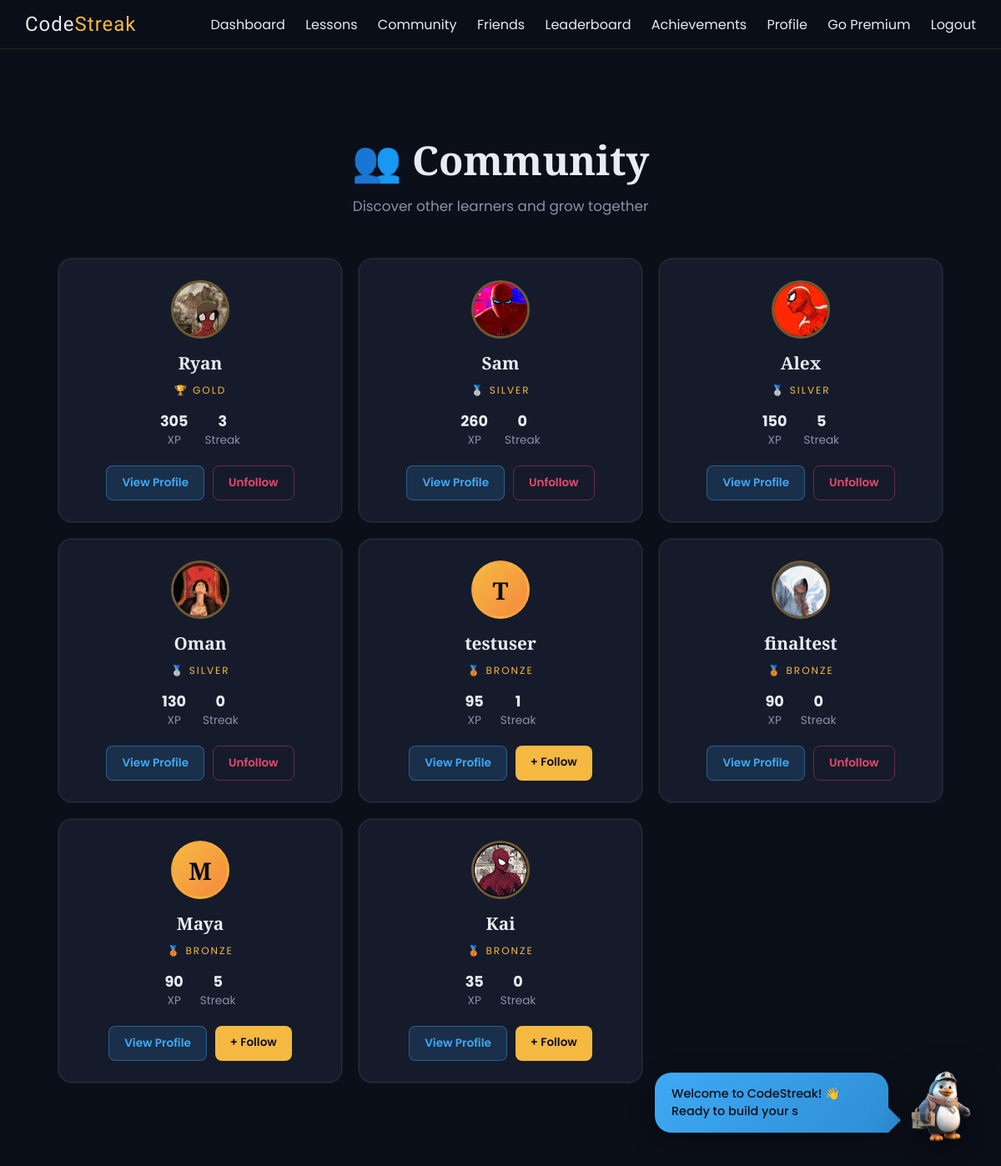
The app's page /users (signed in) with its own data.
### tables this page shows
CREATE TABLE users (
    id INTEGER PRIMARY KEY AUTOINCREMENT,
    username TEXT UNIQUE NOT NULL,
    email TEXT UNIQUE NOT NULL,
    password_hash TEXT NOT NULL,
    security_question TEXT,
    security_answer TEXT,
    streak INTEGER DEFAULT 0,
    streak_charge INTEGER DEFAULT 1,
    total_points INTEGER DEFAULT 0,
    weekly_points INTEGER DEFAULT 0,
    rank TEXT DEFAULT 'Bronze',
    premium INTEGER DEFAULT 0,
    achievements TEXT DEFAULT '[]',
    profile_picture TEXT,
    bio TEXT DEFAULT '',
    learning_goal TEXT DEFAULT 'Learning Python',
    avatar_emoji TEXT DEFAULT '🐉',
    created_at TIMESTAMP DEFAULT CURRENT_TIMESTAMP
);

### app.py (the view)
@app.route('/users')
def users_directory():
    if 'user_id' not in session:
        return redirect(url_for('login'))
    conn = get_db()
    cur = conn.cursor()
    cur.execute("""
        SELECT id, username, total_points, streak, `rank`, profile_picture, bio
        FROM users
        WHERE id != ?
        ORDER BY total_points DESC
        LIMIT 50
    """, (session['user_id'],))
    users = cur.fetchall()
    cur.execute("SELECT following_id FROM follows WHERE follower_id = ?", (session['user_id'],))
    following_ids = [row['following_id'] for row in cur.fetchall()]
    cur.close()
    conn.close()
    return render_template('users.html', users=users, following_ids=following_ids)

### app.py (called while the page is built)
def get_db():
    conn = sqlite3.connect(DATABASE, detect_types=sqlite3.PARSE_DECLTYPES)
    conn.row_factory = sqlite3.Row
    return conn

### templates/users.html (shortened to what this page needs)
{% extends 'base.html' %}
{% block content %}
<div class="users-container">
    <div class="users-header">
        <h1 class="users-title">👥 Community</h1>
        <p class="users-subtitle">Discover other learners and grow together</p>
    </div>
    {% if users %}
    <div class="users-grid">
        {% for u in users %}
        <div class="user-card">
            {% if u['profile_picture'] %}
                <img src="{{ url_for('static', filename='uploads/' + u['profile_picture']) }}"
                     alt="{{ u['username'] }}" class="user-card-avatar">
            {% else %}
                <div class="user-card-avatar-init">{{ u['username'][0]|upper }}</div>
            {% endif %}
            <h3 class="user-card-name">{{ u['username'] }}</h3>
            <span class="user-card-rank">
                {% if u['rank'] == 'Bronze' %}🥉
                {% elif u['rank'] == 'Silver' %}🥈
                {% elif u['rank'] == 'Gold' %}🏆
                {% elif u['rank'] == 'Platinum' %}👑
                {% endif %}
                {{ u['rank'] }}
            </span>
            <div class="user-card-stats">
                <div>
                    <strong>{{ u['total_points'] }}</strong>
                    XP
                </div>
                <div>
                    <strong>{{ u['streak'] }}</strong>
                    Streak
                </div>
            </div>
            <div class="user-card-actions">
                <a href="{{ url_for('public_profile', username=u['username']) }}" class="btn-small btn-view">
                    View Profile
                </a>
                {% if u['id'] in following_ids %}
                    <a href="{{ url_for('unfollow_user', user_id=u['id']) }}" class="btn-small btn-unfollow">
                        Unfollow
                    </a>
                {% else %}
                    <a href="{{ url_for('follow_user', user_id=u['id']) }}" class="btn-small btn-follow">
                        + Follow
                    </a>
                {% endif %}
            </div>
        </div>
        {% endfor %}
    </div>
    {% else %}
        <p style="text-align: center; color: #8B92A8;">No other users yet. Invite your friends!</p>
    {% endif %}
</div>
{% endblock %}

### templates/base.html (style rules this page uses)
:root { --near-black: #0B0F19; --azure-blue: #3FA9F5; --amber-gold: #F5B942; --emerald: #2ED9A5; --off-white: #E8EBF2; --surface: #151B2B; --surface-2: #1E2538; --champion-blue: #0B0F19; --lavender-tonic: #3FA9F5; --exotic-orange: #F5B942; --dirty-white: #E8EBF2; --ink: #0B0F19; --paper: #E8EBF2; --yellow: #F5B942; --red: #3FA9F5; --beige: #3FA9F5; --dark: #0B0F19; font-family: 'Poppins', sans-serif; color: var(--off-white); background: var(--near-black); }
* { box-sizing: border-box; margin: 0; padding: 0; }
html { min-height: 100%; background: var(--near-black); scroll-behavior: smooth; }
body { margin: 0; min-height: 100%; background: var(--near-black); overflow-x: hidden; font-family: 'Poppins', sans-serif; color: var(--off-white); }

### templates/users.html (style rules this page uses)
.users-container { max-width: 1100px; margin: 80px auto; padding: 20px; }
.users-header { text-align: center; margin-bottom: 50px; }
.users-title { font-family: 'Playfair Display', serif; font-size: 3rem; color: var(--off-white); margin-bottom: 10px; }
.users-subtitle { color: #8B92A8; font-size: 1.05rem; }
.users-grid { display: grid; grid-template-columns: repeat(auto-fill, minmax(280px, 1fr)); gap: 20px; }
.user-card { background: #151B2B; border: 1px solid rgba(63, 169, 245, 0.15); border-radius: 16px; padding: 25px; text-align: center; transition: 0.3s; box-shadow: 0 0 0 1px rgba(245, 185, 66, 0.08); }
.user-card-avatar { width: 70px; height: 70px; border-radius: 50%; margin: 0 auto 15px; display: block; object-fit: cover; border: 3px solid rgba(245, 185, 66, 0.4); }
.user-card-avatar-init { width: 70px; height: 70px; border-radius: 50%; margin: 0 auto 15px; background: linear-gradient(135deg, var(--amber-gold), #F5893D); color: var(--near-black); display: flex; justify-content: center; align-items: center; font-family: 'Playfair Display', serif; font-weight: 700; font-size: 1.8rem; border: 3px solid rgba(245, 185, 66, 0.4); }
.user-card-name { font-family: 'Playfair Display', serif; font-size: 1.3rem; color: var(--off-white); margin-bottom: 5px; }
.user-card-rank { display: inline-block; font-size: 0.75rem; color: var(--amber-gold); text-transform: uppercase; letter-spacing: 2px; margin-bottom: 15px; }
.user-card-stats { display: flex; justify-content: center; gap: 20px; margin-bottom: 20px; color: #8B92A8; font-size: 0.85rem; }
.user-card-stats strong { color: var(--off-white); display: block; font-size: 1.1rem; }
.user-card-actions { display: flex; gap: 10px; justify-content: center; }
.btn-small { padding: 10px 18px; border-radius: 8px; font-size: 0.85rem; font-weight: 600; text-decoration: none; cursor: pointer; border: none; transition: 0.3s; }
.btn-view { background: rgba(63, 169, 245, 0.15); color: var(--azure-blue); border: 1px solid rgba(63, 169, 245, 0.4); }
.btn-follow { background: var(--amber-gold); color: var(--near-black); }
.btn-unfollow { background: transparent; color: #E84A6B; border: 1px solid rgba(232, 74, 107, 0.4); }

### records on screen
users: profile_picture (picture), username "Ryan", rank "GOLD", total_points "305", streak "3"
users: profile_picture (picture), username "Sam", rank "SILVER", total_points "260", streak "0"
users: profile_picture (picture), username "Alex", rank "SILVER", total_points "150", streak "5"
users: profile_picture (picture), username "Oman", rank "SILVER", total_points "130", streak "0"
users: username "T", username "testuser", rank "BRONZE", total_points "95", streak "1"
users: profile_picture (picture), username "finaltest", rank "BRONZE", total_points "90", streak "0"
users: username "M", username "Maya", rank "BRONZE", total_points "90", streak "5"
users: profile_picture (picture), username "Kai", rank "BRONZE", total_points "35", streak "0"
